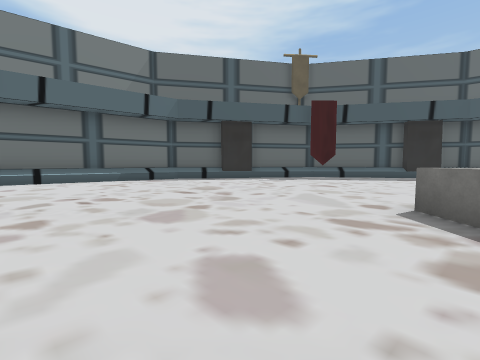
view 1 (above)

16 first-person views from a walk through a 3-D level made in the Unity game engine. The camera is 1.3 m above the floor, tilts 4° down and sees 90° across. The floor is counted in squares, 2 m on a side. Each view is taken from the middle of a square. On the plan, view 1 faces up. The plan holds only what a view shows up to about 9 squares ahead; the rest is blank. The place goes on beyond the plan. The player character is not drawn. Some animated figures are left out. Some surface patterns are stand-ins.

view 2
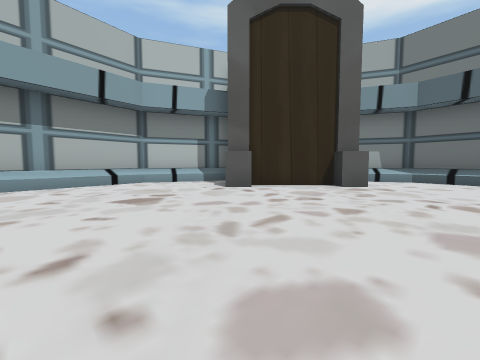

view 3
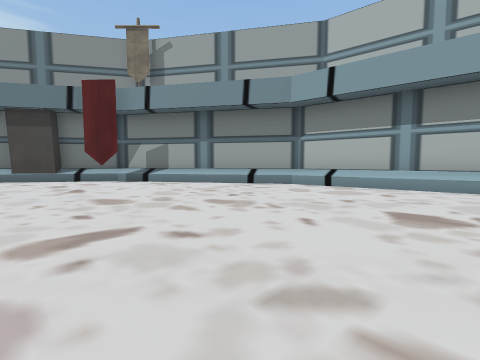

view 4
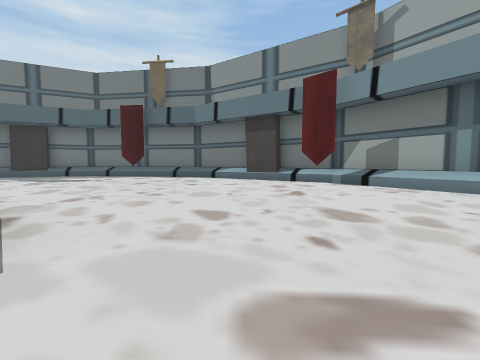

view 5
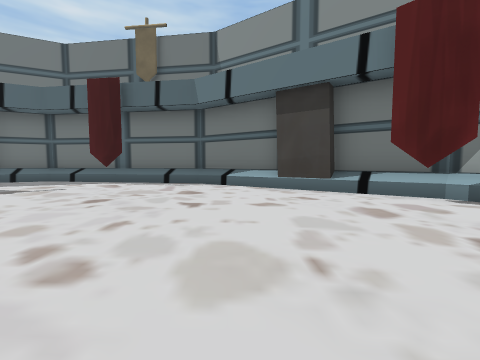

view 6
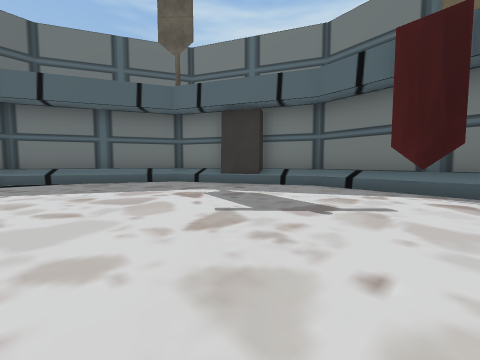

view 7
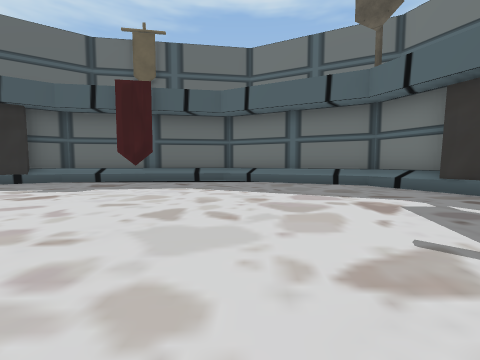

view 8
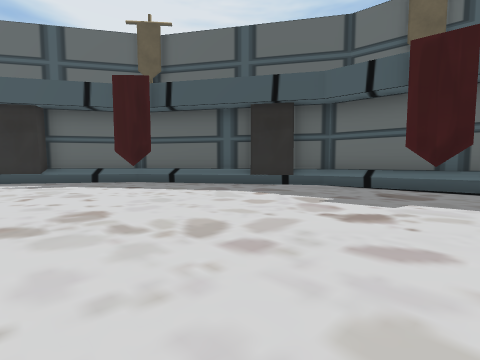

view 9
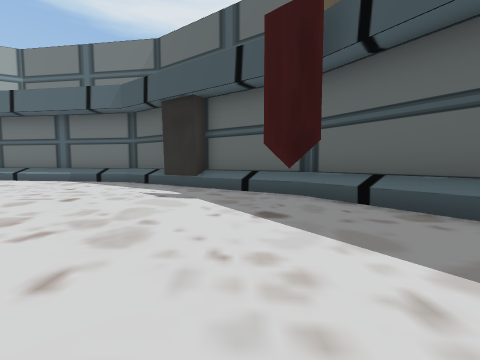

view 10
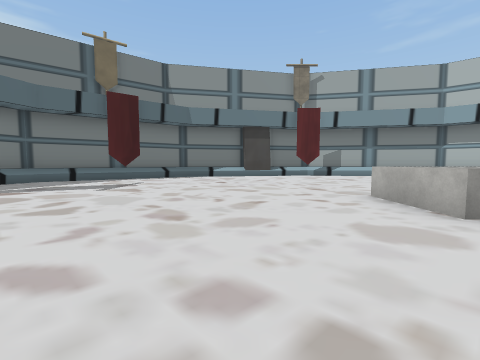

view 11
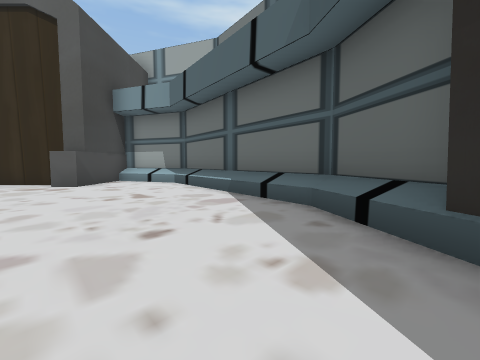

view 12
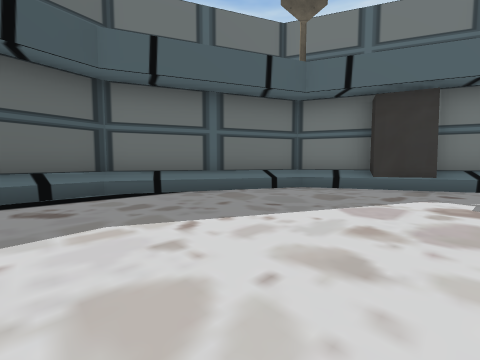

view 13
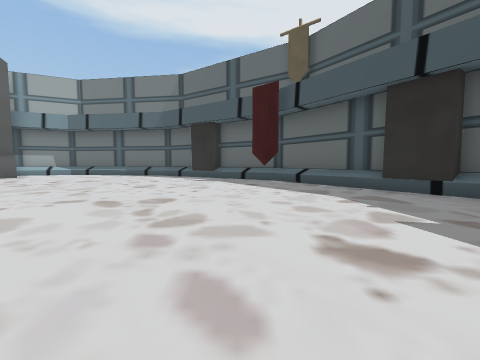

view 14
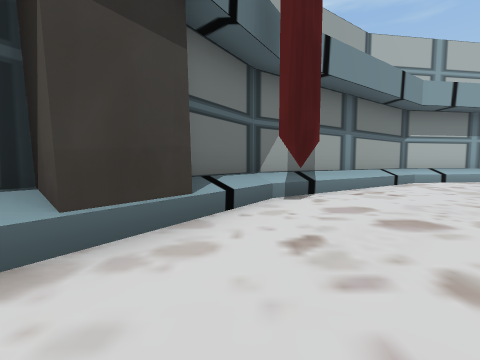

view 15
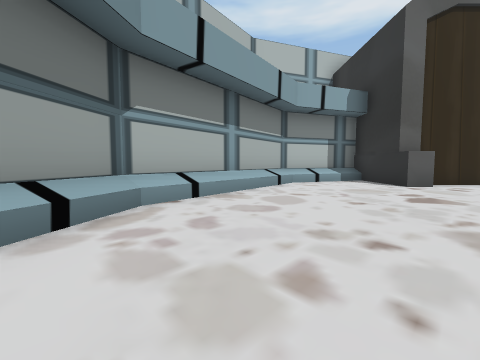

view 16
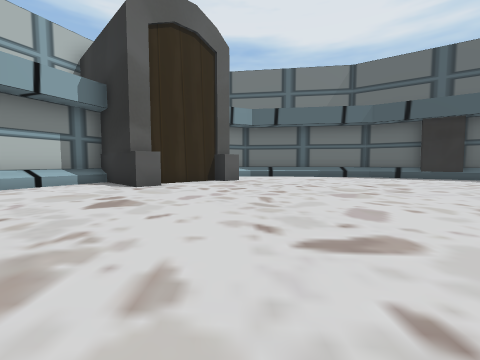

### Floor plan
Points are (right, up) in squares from view 1. A wall is a line through its corners. A room is listed if a view was taken in it or the views show most of it. See-through windows are left out.
Room 1 (views 1, 2, 3, 4, 5, 6, 7, 8, 9, 10, 11, 12, 13, 14, 15, 16)
walls: (4.4, 3.4) (4.4, 1.2); (2.4, 2.4) (2.4, 3.4); (3.2, -6) (4, -6); (4.1, 10.6) (3.3, 10.6); (11.2, -3.7) (11.9, -3.2); (11.5, 8) (10.9, 8.4); (-5.6, 1.4) (-5.6, 0.6) (-8.7, 0.6) (-7.6, -2.5) (-2.9, -5.9) (3.4, -7.2) (9.8, -5.9) (14.5, -2.5) (16.2, 2.3) (14.5, 7) (9.8, 10.5) (3.4, 11.8) (0.5, 11.2); (-1.1, 10.9) (-2.9, 10.5) (-7.6, 7) (-8, 5.9); (-6.2, 3.8) (-6.2, 1.3); (-7.9, 4.5) (-5.6, 4.5) (-5.6, 3.8)
low walls: (6.5, -6.1) (9.5, -5.5) (13.9, -2.2) (14.2, -1.4); (2.3, -6.5) (3.4, -6.7) (4.5, -6.5); (2.5, 11.1) (-0.9, 10.4); (7.6, 10.5) (3.5, 11.3); (10.3, 9.5) (9.5, 10.1) (8.4, 10.3); (-4.1, -4.4) (-2.6, -5.5) (0.5, -6.1); (-2.6, 10.1) (-4.8, 8.5); (13, 7.4) (10.4, 9.4); (-5.4, -3.5) (-4.5, -4.1); (14.4, 5.4) (13.9, 6.8) (13.4, 7.1); (15.1, 3.4) (14.5, 5.3); (-5.5, 8) (-6.2, 7.5); (-6.5, 7.2) (-7.1, 6.8) (-7.2, 6.4); (-7.3, -1.5) (-7.1, -2.2) (-5.5, -3.4); (-7.5, 5.7) (-7.9, 4.5); (-8.1, 0.6) (-7.5, -1)
ways out: opening at (16, 0)
objects: other object (6, -6); other object (8, 10); other object (15, 0) to (15, 1)

Where each view was taken, in squares from view 1:
view 1: 0 up, 0 right, facing up
view 2: 1 up, 1 right, facing left
view 3: 2 up, 1 left, facing down
view 4: 1 up, 0 right, facing down-right
view 5: 1 down, 3 right, facing down-right
view 6: 0 up, 7 right, facing right
view 7: 0 up, 8 right, facing up-right
view 8: 3 up, 7 right, facing up
view 9: 7 up, 6 right, facing up-left
view 10: 6 up, 7 right, facing down
view 11: 9 up, 1 right, facing left
view 12: 4 up, 9 right, facing right
view 13: 4 up, 9 right, facing up-left
view 14: 4 down, 7 right, facing down-left
view 15: 4 down, 1 right, facing left
view 16: 2 down, 1 right, facing up-left
